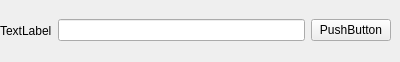
<?xml version="1.0" encoding="UTF-8"?>
<ui version="4.0">
 <class>TextInp</class>
 <widget class="QWidget" name="TextInp">
  <property name="geometry">
   <rect>
    <x>0</x>
    <y>0</y>
    <width>400</width>
    <height>62</height>
   </rect>
  </property>
  <property name="windowTitle">
   <string>Form</string>
  </property>
  <widget class="QWidget" name="horizontalLayoutWidget">
   <property name="geometry">
    <rect>
     <x>0</x>
     <y>0</y>
     <width>391</width>
     <height>61</height>
    </rect>
   </property>
   <layout class="QHBoxLayout" name="horizontalLayout">
    <item>
     <widget class="QLabel" name="label">
      <property name="text">
       <string>TextLabel</string>
      </property>
     </widget>
    </item>
    <item>
     <widget class="QLineEdit" name="lineEdit"/>
    </item>
    <item>
     <widget class="QPushButton" name="pushButton">
      <property name="text">
       <string>PushButton</string>
      </property>
     </widget>
    </item>
   </layout>
  </widget>
 </widget>
 <resources/>
 <connections>
  <connection>
   <sender>pushButton</sender>
   <signal>clicked()</signal>
   <receiver>lineEdit</receiver>
   <slot>clear()</slot>
   <hints>
    <hint type="sourcelabel">
     <x>358</x>
     <y>31</y>
    </hint>
    <hint type="destinationlabel">
     <x>238</x>
     <y>32</y>
    </hint>
   </hints>
  </connection>
  <connection>
   <sender>pushButton</sender>
   <signal>clicked()</signal>
   <receiver>TextInp</receiver>
   <slot>getPressed()</slot>
   <hints>
    <hint type="sourcelabel">
     <x>383</x>
     <y>31</y>
    </hint>
    <hint type="destinationlabel">
     <x>394</x>
     <y>51</y>
    </hint>
   </hints>
  </connection>
 </connections>
 <slots>
  <slot>getPressed()</slot>
 </slots>
</ui>
